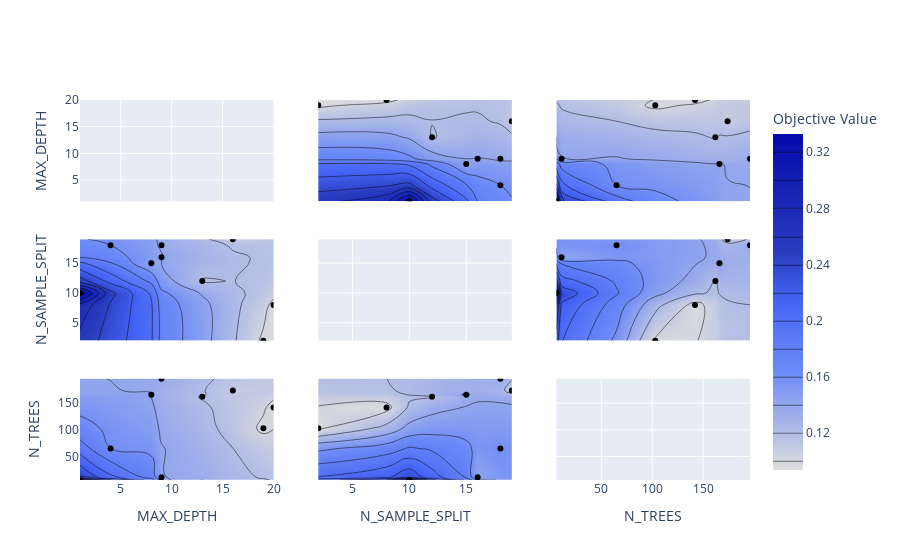

The code cell stored with this chart in its notebook:
### Code cell
optuna.visualization.plot_contour(study, params=['N_TREES','MAX_DEPTH','N_SAMPLE_SPLIT'])

### Figure 1 — Plotly figure (JSON) as saved in the notebook; plotly's stock layout.template omitted (floating-point values rounded to 4 significant figures)
{"data": [{"type": "scatter", "xaxis": "x", "yaxis": "y"}, {"colorbar": {"title": {"text": "Objective Value"}}, "colorscale": [[0, "rgb(220,220,220)"], [0.3, "rgb(106,137,247)"], [0.4, "rgb(90,120,245)"], [0.5, "rgb(70,100,245)"], [0.65, "rgb(40,60,190)"], [1, "rgb(5,10,172)"]], "connectgaps": true, "contours": {"coloring": "heatmap"}, "hoverinfo": "none", "line": {"smoothing": 1.3}, "showscale": true, "type": "contour", "x": [1, 4, 8, 9, 13, 16, 19, 20], "xaxis": "x4", "y": [2, 8, 10, 12, 15, 16, 18, 19], "yaxis": "y4", "z": [[null, null, null, null, null, null, 0.09614, null], [null, null, null, null, null, null, null, 0.09386], [0.3329, null, null, null, null, null, null, null], [null, null, null, null, 0.1189, null, null, null], [null, null, 0.1421, null, null, null, null, null], [null, null, null, 0.1408, null, null, null, null], [null, 0.1601, null, 0.1353, null, null, null, null], [null, null, null, null, null, 0.1086, null, null]]}, {"marker": {"color": "black"}, "mode": "markers", "showlegend": false, "type": "scatter", "x": [1, 4, 16, 8, 9, 20, 9, 19, 13], "xaxis": "x4", "y": [10, 18, 19, 15, 18, 8, 16, 2, 12], "yaxis": "y4"}, {"colorbar": {"title": {"text": "Objective Value"}}, "colorscale": [[0, "rgb(220,220,220)"], [0.3, "rgb(106,137,247)"], [0.4, "rgb(90,120,245)"], [0.5, "rgb(70,100,245)"], [0.65, "rgb(40,60,190)"], [1, "rgb(5,10,172)"]], "connectgaps": true, "contours": {"coloring": "heatmap"}, "hoverinfo": "none", "line": {"smoothing": 1.3}, "showscale": false, "type": "contour", "x": [1, 4, 8, 9, 13, 16, 19, 20], "xaxis": "x7", "y": [6, 11, 65, 103, 142, 162, 166, 174, 196], "yaxis": "y7", "z": [[0.3329, null, null, null, null, null, null, null], [null, null, null, 0.1408, null, null, null, null], [null, 0.1601, null, null, null, null, null, null], [null, null, null, null, null, null, 0.09614, null], [null, null, null, null, null, null, null, 0.09386], [null, null, null, null, 0.1189, null, null, null], [null, null, 0.1421, null, null, null, null, null], [null, null, null, null, null, 0.1086, null, null], [null, null, null, 0.1353, null, null, null, null]]}, {"marker": {"color": "black"}, "mode": "markers", "showlegend": false, "type": "scatter", "x": [1, 4, 16, 8, 9, 20, 9, 19, 13], "xaxis": "x7", "y": [6, 65, 174, 166, 196, 142, 11, 103, 162], "yaxis": "y7"}, {"colorbar": {"title": {"text": "Objective Value"}}, "colorscale": [[0, "rgb(220,220,220)"], [0.3, "rgb(106,137,247)"], [0.4, "rgb(90,120,245)"], [0.5, "rgb(70,100,245)"], [0.65, "rgb(40,60,190)"], [1, "rgb(5,10,172)"]], "connectgaps": true, "contours": {"coloring": "heatmap"}, "hoverinfo": "none", "line": {"smoothing": 1.3}, "showscale": false, "type": "contour", "x": [2, 8, 10, 12, 15, 16, 18, 19], "xaxis": "x2", "y": [1, 4, 8, 9, 13, 16, 19, 20], "yaxis": "y2", "z": [[null, null, 0.3329, null, null, null, null, null], [null, null, null, null, null, null, 0.1601, null], [null, null, null, null, 0.1421, null, null, null], [null, null, null, null, null, 0.1408, 0.1353, null], [null, null, null, 0.1189, null, null, null, null], [null, null, null, null, null, null, null, 0.1086], [0.09614, null, null, null, null, null, null, null], [null, 0.09386, null, null, null, null, null, null]]}, {"marker": {"color": "black"}, "mode": "markers", "showlegend": false, "type": "scatter", "x": [10, 18, 19, 15, 18, 8, 16, 2, 12], "xaxis": "x2", "y": [1, 4, 16, 8, 9, 20, 9, 19, 13], "yaxis": "y2"}, {"type": "scatter", "xaxis": "x5", "yaxis": "y5"}, {"colorbar": {"title": {"text": "Objective Value"}}, "colorscale": [[0, "rgb(220,220,220)"], [0.3, "rgb(106,137,247)"], [0.4, "rgb(90,120,245)"], [0.5, "rgb(70,100,245)"], [0.65, "rgb(40,60,190)"], [1, "rgb(5,10,172)"]], "connectgaps": true, "contours": {"coloring": "heatmap"}, "hoverinfo": "none", "line": {"smoothing": 1.3}, "showscale": false, "type": "contour", "x": [2, 8, 10, 12, 15, 16, 18, 19], "xaxis": "x8", "y": [6, 11, 65, 103, 142, 162, 166, 174, 196], "yaxis": "y8", "z": [[null, null, 0.3329, null, null, null, null, null], [null, null, null, null, null, 0.1408, null, null], [null, null, null, null, null, null, 0.1601, null], [0.09614, null, null, null, null, null, null, null], [null, 0.09386, null, null, null, null, null, null], [null, null, null, 0.1189, null, null, null, null], [null, null, null, null, 0.1421, null, null, null], [null, null, null, null, null, null, null, 0.1086], [null, null, null, null, null, null, 0.1353, null]]}, {"marker": {"color": "black"}, "mode": "markers", "showlegend": false, "type": "scatter", "x": [10, 18, 19, 15, 18, 8, 16, 2, 12], "xaxis": "x8", "y": [6, 65, 174, 166, 196, 142, 11, 103, 162], "yaxis": "y8"}, {"colorbar": {"title": {"text": "Objective Value"}}, "colorscale": [[0, "rgb(220,220,220)"], [0.3, "rgb(106,137,247)"], [0.4, "rgb(90,120,245)"], [0.5, "rgb(70,100,245)"], [0.65, "rgb(40,60,190)"], [1, "rgb(5,10,172)"]], "connectgaps": true, "contours": {"coloring": "heatmap"}, "hoverinfo": "none", "line": {"smoothing": 1.3}, "showscale": false, "type": "contour", "x": [6, 11, 65, 103, 142, 162, 166, 174, 196], "xaxis": "x3", "y": [1, 4, 8, 9, 13, 16, 19, 20], "yaxis": "y3", "z": [[0.3329, null, null, null, null, null, null, null, null], [null, null, 0.1601, null, null, null, null, null, null], [null, null, null, null, null, null, 0.1421, null, null], [null, 0.1408, null, null, null, null, null, null, 0.1353], [null, null, null, null, null, 0.1189, null, null, null], [null, null, null, null, null, null, null, 0.1086, null], [null, null, null, 0.09614, null, null, null, null, null], [null, null, null, null, 0.09386, null, null, null, null]]}, {"marker": {"color": "black"}, "mode": "markers", "showlegend": false, "type": "scatter", "x": [6, 65, 174, 166, 196, 142, 11, 103, 162], "xaxis": "x3", "y": [1, 4, 16, 8, 9, 20, 9, 19, 13], "yaxis": "y3"}, {"colorbar": {"title": {"text": "Objective Value"}}, "colorscale": [[0, "rgb(220,220,220)"], [0.3, "rgb(106,137,247)"], [0.4, "rgb(90,120,245)"], [0.5, "rgb(70,100,245)"], [0.65, "rgb(40,60,190)"], [1, "rgb(5,10,172)"]], "connectgaps": true, "contours": {"coloring": "heatmap"}, "hoverinfo": "none", "line": {"smoothing": 1.3}, "showscale": false, "type": "contour", "x": [6, 11, 65, 103, 142, 162, 166, 174, 196], "xaxis": "x6", "y": [2, 8, 10, 12, 15, 16, 18, 19], "yaxis": "y6", "z": [[null, null, null, 0.09614, null, null, null, null, null], [null, null, null, null, 0.09386, null, null, null, null], [0.3329, null, null, null, null, null, null, null, null], [null, null, null, null, null, 0.1189, null, null, null], [null, null, null, null, null, null, 0.1421, null, null], [null, 0.1408, null, null, null, null, null, null, null], [null, null, 0.1601, null, null, null, null, null, 0.1353], [null, null, null, null, null, null, null, 0.1086, null]]}, {"marker": {"color": "black"}, "mode": "markers", "showlegend": false, "type": "scatter", "x": [6, 65, 174, 166, 196, 142, 11, 103, 162], "xaxis": "x6", "y": [10, 18, 19, 15, 18, 8, 16, 2, 12], "yaxis": "y6"}, {"type": "scatter", "xaxis": "x9", "yaxis": "y9"}], "layout": {"xaxis": {"anchor": "y", "domain": [0, 0.2889], "matches": "x7", "range": [1, 20], "showticklabels": false}, "xaxis2": {"anchor": "y2", "domain": [0.3556, 0.6444], "matches": "x8", "range": [2, 19], "showticklabels": false}, "xaxis3": {"anchor": "y3", "domain": [0.7111, 1], "matches": "x9", "range": [6, 196], "showticklabels": false}, "xaxis4": {"anchor": "y4", "domain": [0, 0.2889], "matches": "x7", "range": [1, 20], "showticklabels": false}, "xaxis5": {"anchor": "y5", "domain": [0.3556, 0.6444], "matches": "x8", "range": [2, 19], "showticklabels": false}, "xaxis6": {"anchor": "y6", "domain": [0.7111, 1], "matches": "x9", "range": [6, 196], "showticklabels": false}, "xaxis7": {"anchor": "y7", "domain": [0, 0.2889], "range": [1, 20], "title": {"text": "MAX_DEPTH"}}, "xaxis8": {"anchor": "y8", "domain": [0.3556, 0.6444], "range": [2, 19], "title": {"text": "N_SAMPLE_SPLIT"}}, "xaxis9": {"anchor": "y9", "domain": [0.7111, 1], "range": [6, 196], "title": {"text": "N_TREES"}}, "yaxis": {"anchor": "x", "domain": [0.7333, 1], "range": [1, 20], "title": {"text": "MAX_DEPTH"}}, "yaxis2": {"anchor": "x2", "domain": [0.7333, 1], "matches": "y", "range": [1, 20], "showticklabels": false}, "yaxis3": {"anchor": "x3", "domain": [0.7333, 1], "matches": "y", "range": [1, 20], "showticklabels": false}, "yaxis4": {"anchor": "x4", "domain": [0.3667, 0.6333], "range": [2, 19], "title": {"text": "N_SAMPLE_SPLIT"}}, "yaxis5": {"anchor": "x5", "domain": [0.3667, 0.6333], "matches": "y4", "range": [2, 19], "showticklabels": false}, "yaxis6": {"anchor": "x6", "domain": [0.3667, 0.6333], "matches": "y4", "range": [2, 19], "showticklabels": false}, "yaxis7": {"anchor": "x7", "domain": [0, 0.2667], "range": [6, 196], "title": {"text": "N_TREES"}}, "yaxis8": {"anchor": "x8", "domain": [0, 0.2667], "matches": "y7", "range": [6, 196], "showticklabels": false}, "yaxis9": {"anchor": "x9", "domain": [0, 0.2667], "matches": "y7", "range": [6, 196], "showticklabels": false}}}
